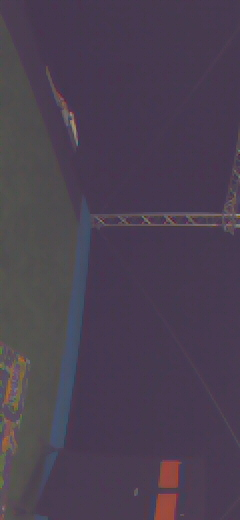
#> input picture Python_Test_Scripts/Color_Detection/Frame_Series_Mats/frame_371.jpg, 240 x 520 px, given in place of 85144720.jpg, which was not available
$ python ColorDetector.py
#> lines starting #> are read from the running program, lines starting #| are printed output that depends on the picture; after the words box and inside, x2 and y2 are one past the last pixel; in counts of white or black regions, pixels touching at a corner belong together; pictures that were not available may be replaced by others from this repository, and a replacement may not be noted
#!/usr/bin/env python3
# -*- coding: utf-8 -*-
"""
Created on Thu Mar 12 12:11:43 2020

@author: ziemersky
"""

import cv2
import matplotlib.pyplot as plt
import numpy as np

def rescale(img, scale_percent):
    # Scale image resolution
    #scale_percent = 100 # percent of original size
    width = int(img.shape[1] * scale_percent / 100)
    height = int(img.shape[0] * scale_percent / 100)
    dim = (width, height)
    # resize image
    scaled = cv2.resize(img, dim, interpolation = cv2.INTER_AREA)
    return scaled

img_front = cv2.imread('/home/ziemersky/paparazzi/AE4317_2019_datasets/cyberzoo_poles/20190121-135009/85144720.jpg');
#> img_front is the input picture: shape (520, 240, 3); mean B, G, R 80.5, 64, 74.8
img_floor = cv2.imread('/home/ziemersky/paparazzi/AE4317_2019_datasets/cyberzoo_bottomcam/20190121-152231/39351172.jpg');
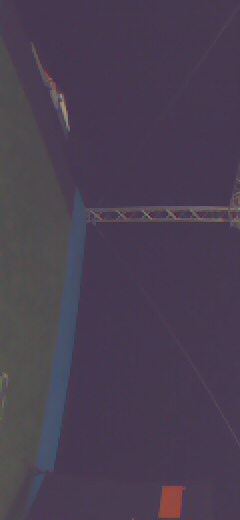
#> input picture Python_Test_Scripts/Color_Detection/Frame_Series_Mats/frame_381.jpg, 240 x 520 px, given in place of 39351172.jpg, which was not available
#> img_floor is the input picture: shape (520, 240, 3); mean B, G, R 80.5, 62.8, 73.5

# Text in image options
# font
font = cv2.FONT_HERSHEY_SIMPLEX

# org
org = (5, 15)

# fontScale
fontScale = 0.35

# color in BGR
color = (255, 255, 255)

# Line thickness of 2 px
thickness = 1

for num in range(1):
    directory = 'Frame_Series_Mats/'
    filename = directory+'frame_'+str(num+1)+'.jpg'
    #filename = directory+'frame_'+str(216)+'.jpg'
    img_front = cv2.imread(filename)
    #plt.imshow(img_front)

    img_front = img_front[0:520, 0:150]
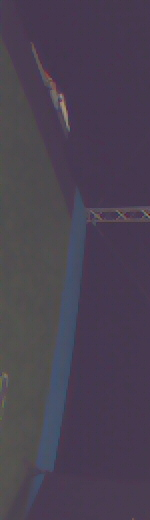
#> img_front: shape (520, 150, 3); mean B, G, R 81, 65.3, 73.9
    img_front_blur = cv2.blur(img_front,(15,15))
    img_front_scaled = rescale(img_front_blur, 50)
    # Convert BGR to HSV
    # Use YUV instead!!
    #img_front_hsv = cv2.cvtColor(img_front_scaled, cv2.COLOR_BGR2HSV)
    img_front_YCrCb = cv2.cvtColor(img_front_scaled, cv2.COLOR_BGR2YCrCb)
#> img_front_YCrCb: shape (260, 75, 3); mean of channels 0, 1, 2 69.7, 131, 134.4

    # [6 lines of commented-out code are left out]
    lower_green_YCrCb = np.array([65,120,110])
    upper_green_YCrCb = np.array([110,132,130])

    #mask = cv2.inRange(img_front_hsv, lower_green_hsv, upper_green_hsv)
    mask = cv2.inRange(img_front_YCrCb, lower_green_YCrCb, upper_green_YCrCb)
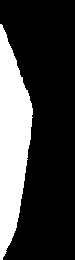
#> mask: shape (260, 75); 25.2% white; 1 white region, box (x1, y1, x2, y2) and area: (0, 24, 33, 260) 4921
    print(mask[0])
#| [0 0 0 0 0 0 0 0 0 0 0 0 0 0 0 0 0 0 0 0 0 0 0 0 0 0 0 0 0 0 0 0 0 0 0 0 0
#|  0 0 0 0 0 0 0 0 0 0 0 0 0 0 0 0 0 0 0 0 0 0 0 0 0 0 0 0 0 0 0 0 0 0 0 0 0
#|  0]
    #edges = cv2.Canny(mask,100,200)
    edges = cv2.Canny(mask,600,1500) # not necessary, following steps can also be done on mask
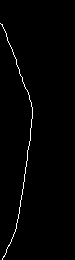
#> edges: shape (260, 75); 1.2% white in thin lines or dots, all inside (x1, y1, x2, y2) = (0, 23, 33, 260)
    # [15 lines of commented-out code are left out]

    green_threshold = 0.8
    count_green_columns = 0
    green_column_min_index = 0
    green_column_max_index = 0
    #print(len(edges))
    #print(int((len(edges)-1)/2))

    bool_green = np.zeros(len(edges))
#> bool_green = 260 values from 0 to 0
    sum_green_true = 0
    sum_green_false = 0

    for h in range(len(edges)):
        if sum(edges[h]) > 0:
            bool_green[h] = True
            sum_green_true = sum_green_true + 1
        else:
            bool_green[h] = False
            sum_green_false = sum_green_false + 1
#> after the loop, bool_green = 260 values from 0 to 1; sum_green_false = 23; sum_green_true = 237

    #print(bool_green)

    for i in range(len(edges)):
        if bool_green[i] == True:# and edges[i][0] == 1:
        #if edges[i][0] == 1:
            green_column_min_index = i
            break
#> this loop made 24 passes
#> green_column_min_index on pass 24: 23

    for j in range(len(edges)-1, 0, -1):
        if bool_green[j] == True:# and edges[i][0] == 1:
        #if edges[j][0] == 1:
            green_column_max_index = j
            break
#> this loop made 1 pass
#> (j, green_column_max_index) on pass 1: (259, 259)

    sum_indices_obst = 0
    sum_indices_green = 0

    for k in range(green_column_min_index, green_column_max_index+1):
        if bool_green[k] == True:
            count_green_columns = count_green_columns + 1
            sum_indices_green = sum_indices_green + k
        else:
            sum_indices_obst = sum_indices_obst + k
#> after the loop, count_green_columns = 237; sum_indices_green = 33417; sum_indices_obst = 0

    #print(sum_indices_green)
    green_length = green_column_max_index - green_column_min_index
#> green_length = 236
    if green_length != 0:
        ratio_green = count_green_columns / green_length
#> ratio_green = 1
    else:
        ratio_green = 0
    count_obstacle_pixels = green_length - count_green_columns
#> count_obstacle_pixels = -1
    if count_obstacle_pixels != 0:
        cog_obst = sum_indices_obst / count_obstacle_pixels
#> cog_obst = 0
    else:
        cog_obst = 0
    if count_green_columns != 0:
        cog_green = sum_indices_green / count_green_columns
#> cog_green = 141
    else:
        cog_green = 0

    '''print('green_column_min_index:', green_column_min_index)
    print('green_column_max_index:', green_column_max_index)
    print('count_green_columns:', count_green_columns)
    print('count_obstacle_pixels:', count_obstacle_pixels)
    print('green_length:', green_length)
    print('ratio_green:', ratio_green)
    print('cog_obst:', cog_obst)
    print('cog_green:', cog_green)
    print('image center:', len(edges)/2)'''

    if ratio_green == 0:
        #print('no floor detected, turn around')
        img_front = cv2.putText(img_front_scaled, 'no floor detected', org, font, fontScale, color, thickness, cv2.LINE_AA)
    elif green_column_max_index <= len(edges)/2:
        img_front = cv2.putText(img_front_scaled, 'turn left', org, font, fontScale, color, thickness, cv2.LINE_AA)
    elif green_column_min_index > len(edges)/2:
        img_front = cv2.putText(img_front_scaled, 'turn right', org, font, fontScale, color, thickness, cv2.LINE_AA)
    elif ratio_green > green_threshold:
        #print('no close obstacle')
        img_front = cv2.putText(img_front_scaled, 'no close obstacle', org, font, fontScale, color, thickness, cv2.LINE_AA)
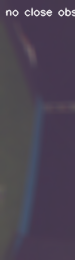
#> img_front: shape (260, 75, 3); mean B, G, R 82.6, 67, 75.5
        #print('close obstacle')# perhaps check cog of green and obstacles to increase confidence
    elif cog_obst >= len(edges)/2:
        #print('turn left')
        img_front = cv2.putText(img_front_scaled, 'turn left', org, font, fontScale, color, thickness, cv2.LINE_AA)
    elif cog_obst < len(edges)/2:
        #print('turn right')
        img_front = cv2.putText(img_front_scaled, 'turn right', org, font, fontScale, color, thickness, cv2.LINE_AA)
    else:
        img_front = cv2.putText(img_front_scaled, 'None', org, font, fontScale, color, thickness, cv2.LINE_AA)

    # [11 lines of commented-out code are left out]


    '''COLOR_OBJECT_DETECTOR_LUM_MIN2 = 65
    COLOR_OBJECT_DETECTOR_LUM_MAX2 = 110
    COLOR_OBJECT_DETECTOR_CB_MIN2 = 110
    COLOR_OBJECT_DETECTOR_CB_MAX2 = 130
    COLOR_OBJECT_DETECTOR_CR_MIN2 = 120
    COLOR_OBJECT_DETECTOR_CR_MAX2 = 132'''

    # [21 lines of commented-out code are left out]
    edges = cv2.cvtColor(edges, cv2.COLOR_GRAY2BGR) # convert canny image to bgr
    res = cv2.addWeighted(img_front_scaled,1.0,edges,1.0,0)
    cv2.imwrite(directory+'out_frame'+str(num+1)+'.jpg',res)

    '''plt.subplot(121),plt.imshow(img_front,cmap = 'gray')
    plt.title('Original Image'), plt.xticks([]), plt.yticks([])
    plt.subplot(122),plt.imshow(edges,cmap = 'gray')
    plt.title('Edge Image'), plt.xticks([]), plt.yticks([])'''
